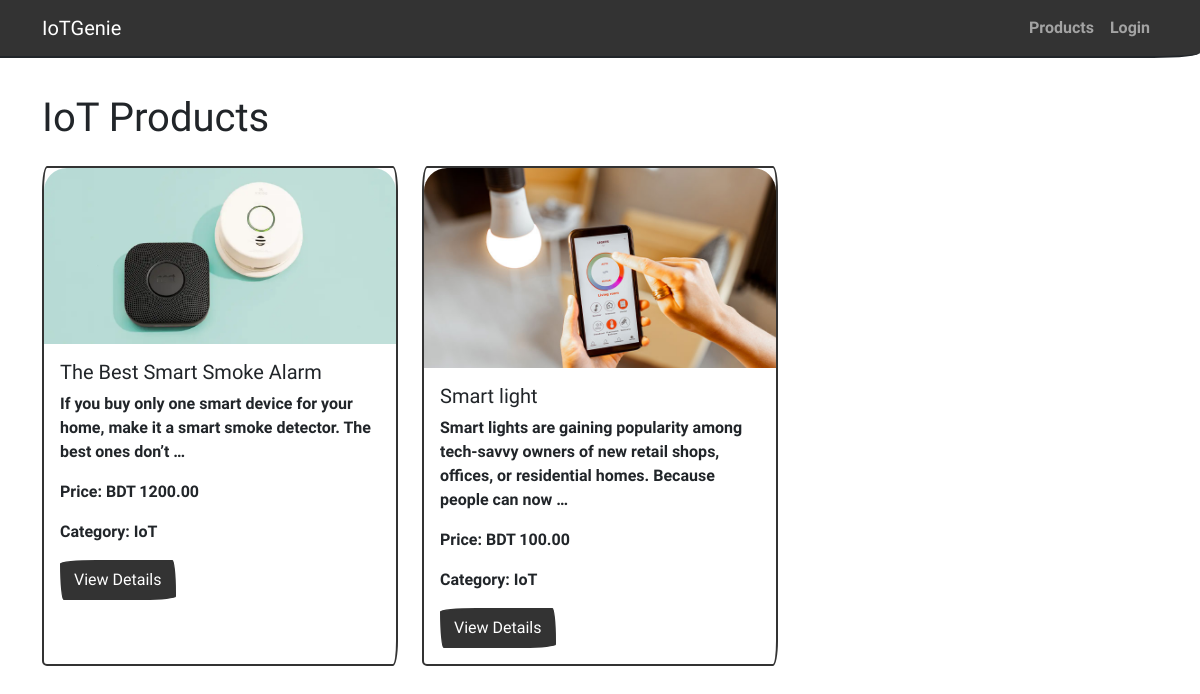
Screenshot of /products/ with the database file from the repository.
### shop/models.py (models this page shows, shortened)
class Product(models.Model):
    name = models.CharField(max_length=200)
    description = models.TextField()
    price = models.DecimalField(max_digits=10, decimal_places=2)
    stock = models.PositiveIntegerField()
    category = models.CharField(max_length=100)
    image = models.ImageField(upload_to='products/', null=True, blank=True)
    created_at = models.DateTimeField(auto_now_add=True)
    updated_at = models.DateTimeField(auto_now=True)

### shop/views.py (the view)
# urls.py: path('', lambda request: redirect('product_list'), name='home'),
def product_list(request):
    products = Product.objects.all()
    return render(request, 'product_list.html', {'products': products})

### templates/product_list.html (shortened to what this page needs)
{% extends 'base.html' %}
{% block content %}
<h1 class="my-4">IoT Products</h1>
<div class="row">
    {% for product in products %}
    <div class="col-md-4 mb-4">
        <div class="card h-100">
            {% if product.image %}
            <img src="{{ product.image.url }}" class="card-img-top product-img" alt="{{ product.name }}">
            {% endif %}
            <div class="card-body">
                <h5 class="card-title">{{ product.name }}</h5>
                <p class="card-text">{{ product.description|truncatewords:20 }}</p>
                <p class="card-text"><strong>Price:</strong> BDT {{ product.price }}</p>
                <p class="card-text"><strong>Category:</strong> {{ product.category }}</p>
                <a href="{% url 'product_detail' product.id %}" class="btn btn-primary">View Details</a>
            </div>
        </div>
    </div>
    {% empty %}
    <p>No products available.</p>
    {% endfor %}
</div>
{% endblock %}

### templates/base.html (style rules this page uses)
body { padding-top: 70px; }
.product-img { max-height: 200px; object-fit: cover; }

### rows the page displays
Product: image (picture), name "The Best Smart Smoke Alarm", description "If you buy only one smart device for your home, make it a smart smoke detector. The best ones don’t …", price "1200.00", category "IoT"
Product: image (picture), name "Smart light", description "Smart lights are gaining popularity among tech-savvy owners of new retail shops, offices, or residential homes. Because people can now …", price "100.00", category "IoT"
